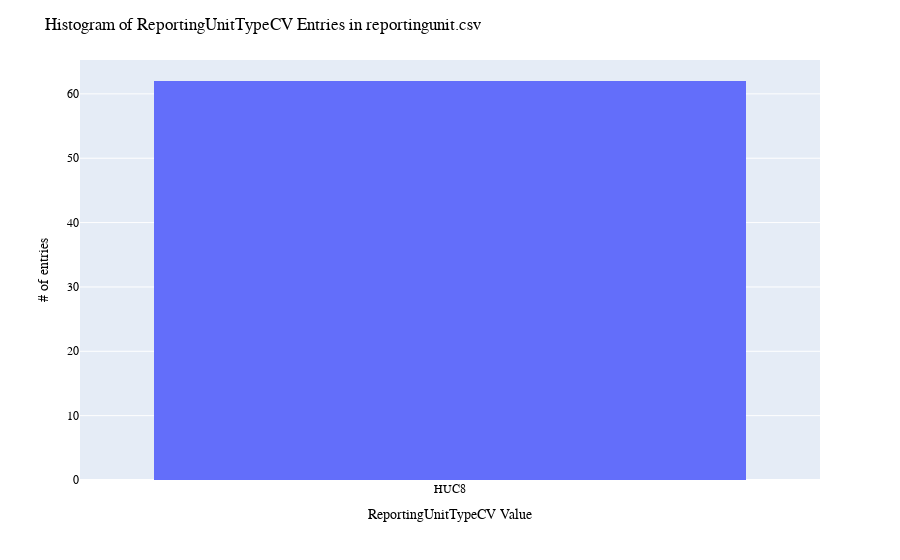

Notebook code for this chart:
### Code cell
# ReportingUnitTypeCV: histogram distribution of WaDE values
print(dfru.ReportingUnitTypeCV.value_counts())

fig = px.histogram(dfru, x="ReportingUnitTypeCV")
fig.update_layout(bargap=0.2,
                  title="Histogram of ReportingUnitTypeCV Entries in reportingunit.csv",
                  xaxis_title="ReportingUnitTypeCV Value",
                  yaxis_title="# of entries",
                  #legend_title="Legend Title",
                    font=dict(
                        family="Arial Bold",
                        size=12,
                        color="Black")
                 )
fig.show()
#fig.write_image('DataAssessment/figures/ReportingUnitTypeCV.pdf', engine="kaleido")

### Figure 1 — Plotly figure (JSON) as saved in the notebook; plotly's stock layout.template omitted (floating-point values rounded to 4 significant figures)
{"data": [{"alignmentgroup": "True", "bingroup": "x", "hovertemplate": "ReportingUnitTypeCV=%{x}<br>count=%{y}<extra></extra>", "legendgroup": "", "marker": {"color": "#636efa", "pattern": {"shape": ""}}, "name": "", "offsetgroup": "", "orientation": "v", "showlegend": false, "type": "histogram", "x": ["HUC8", "HUC8", "HUC8", "HUC8", "HUC8", "HUC8", "HUC8", "HUC8", "HUC8", "HUC8", "HUC8", "HUC8", "HUC8", "HUC8", "HUC8", "HUC8", "HUC8", "HUC8", "HUC8", "HUC8", "HUC8", "HUC8", "HUC8", "HUC8", "HUC8", "HUC8", "HUC8", "HUC8", "HUC8", "HUC8", "HUC8", "HUC8", "HUC8", "HUC8", "HUC8", "HUC8", "HUC8", "HUC8", "HUC8", "HUC8", "HUC8", "HUC8", "HUC8", "HUC8", "HUC8", "HUC8", "HUC8", "HUC8", "HUC8", "HUC8", "HUC8", "HUC8", "HUC8", "HUC8", "HUC8", "HUC8", "HUC8", "HUC8", "HUC8", "HUC8", "HUC8", "HUC8"], "xaxis": "x", "yaxis": "y"}], "layout": {"bargap": 0.2, "barmode": "relative", "font": {"color": "Black", "family": "Arial Bold", "size": 12}, "legend": {"tracegroupgap": 0}, "margin": {"t": 60}, "title": {"text": "Histogram of ReportingUnitTypeCV Entries in reportingunit.csv"}, "xaxis": {"anchor": "y", "domain": [0, 1], "title": {"text": "ReportingUnitTypeCV Value"}}, "yaxis": {"anchor": "x", "domain": [0, 1], "title": {"text": "# of entries"}}}}
